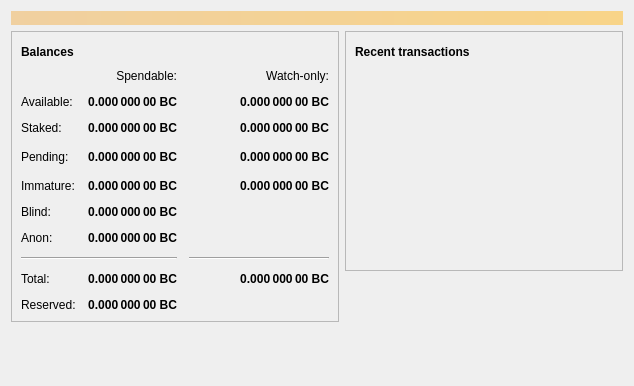
<?xml version="1.0" encoding="UTF-8"?>
<ui version="4.0">
 <class>OverviewPage</class>
 <widget class="QWidget" name="OverviewPage">
  <property name="geometry">
   <rect>
    <x>0</x>
    <y>0</y>
    <width>634</width>
    <height>386</height>
   </rect>
  </property>
  <property name="windowTitle">
   <string>Form</string>
  </property>
  <layout class="QVBoxLayout" name="topLayout">
   <item>
    <widget class="QLabel" name="labelAlerts">
     <property name="visible">
      <bool>false</bool>
     </property>
     <property name="styleSheet">
      <string notr="true">QLabel { background-color: qlineargradient(x1: 0, y1: 0, x2: 1, y2: 0, stop:0 #F0D0A0, stop:1 #F8D488); color:#000000; }</string>
     </property>
     <property name="wordWrap">
      <bool>true</bool>
     </property>
     <property name="margin">
      <number>3</number>
     </property>
     <property name="textInteractionFlags">
      <set>Qt::TextSelectableByMouse</set>
     </property>
    </widget>
   </item>
   <item>
    <layout class="QHBoxLayout" name="horizontalLayout" stretch="1,1">
     <item>
      <layout class="QVBoxLayout" name="verticalLayout_2">
       <item>
        <widget class="QFrame" name="frame">
         <property name="frameShape">
          <enum>QFrame::StyledPanel</enum>
         </property>
         <property name="frameShadow">
          <enum>QFrame::Raised</enum>
         </property>
         <layout class="QVBoxLayout" name="verticalLayout_4">
          <item>
           <layout class="QHBoxLayout" name="horizontalLayout_4">
            <item>
             <widget class="QLabel" name="label_5">
              <property name="font">
               <font>
                <weight>75</weight>
                <bold>true</bold>
               </font>
              </property>
              <property name="text">
               <string>Balances</string>
              </property>
             </widget>
            </item>
            <item>
             <widget class="QPushButton" name="labelWalletStatus">
              <property name="enabled">
               <bool>true</bool>
              </property>
              <property name="maximumSize">
               <size>
                <width>30</width>
                <height>16777215</height>
               </size>
              </property>
              <property name="toolTip">
               <string>The displayed information may be out of date. Your wallet automatically synchronizes with the Bitcoin Confidential network after a connection is established, but this process has not completed yet.</string>
              </property>
              <property name="text">
               <string/>
              </property>
              <property name="icon">
               <iconset>
                <normaloff>:/icons/warning</normaloff>
                <disabledoff>:/icons/warning</disabledoff>:/icons/warning</iconset>
              </property>
              <property name="iconSize">
               <size>
                <width>24</width>
                <height>24</height>
               </size>
              </property>
              <property name="flat">
               <bool>true</bool>
              </property>
             </widget>
            </item>
            <item>
             <spacer name="horizontalSpacer_3">
              <property name="orientation">
               <enum>Qt::Horizontal</enum>
              </property>
              <property name="sizeHint" stdset="0">
               <size>
                <width>40</width>
                <height>20</height>
               </size>
              </property>
             </spacer>
            </item>
           </layout>
          </item>
          <item>
           <layout class="QGridLayout" name="gridLayout">
            <property name="spacing">
             <number>12</number>
            </property>
            <item row="2" column="1">
             <widget class="QLabel" name="labelStaked">
              <property name="font">
               <font>
                <weight>75</weight>
                <bold>true</bold>
               </font>
              </property>
              <property name="cursor">
               <cursorShape>IBeamCursor</cursorShape>
              </property>
              <property name="toolTip">
               <string>Your current staked balance</string>
              </property>
              <property name="text">
               <string notr="true">0.000 000 00 BC</string>
              </property>
              <property name="alignment">
               <set>Qt::AlignRight|Qt::AlignTrailing|Qt::AlignVCenter</set>
              </property>
              <property name="textInteractionFlags">
               <set>Qt::LinksAccessibleByMouse|Qt::TextSelectableByKeyboard|Qt::TextSelectableByMouse</set>
              </property>
             </widget>
            </item>
            <item row="2" column="2">
             <widget class="QLabel" name="labelWatchStaked">
              <property name="font">
               <font>
                <weight>75</weight>
                <bold>true</bold>
               </font>
              </property>
              <property name="cursor">
               <cursorShape>IBeamCursor</cursorShape>
              </property>
              <property name="toolTip">
               <string>Your current watch-only staked balance</string>
              </property>
              <property name="text">
               <string notr="true">0.000 000 00 BC</string>
              </property>
              <property name="alignment">
               <set>Qt::AlignRight|Qt::AlignTrailing|Qt::AlignVCenter</set>
              </property>
              <property name="textInteractionFlags">
               <set>Qt::LinksAccessibleByMouse|Qt::TextSelectableByKeyboard|Qt::TextSelectableByMouse</set>
              </property>
             </widget>
            </item>
            <item row="4" column="2">
             <widget class="QLabel" name="labelWatchImmature">
              <property name="font">
               <font>
                <weight>75</weight>
                <bold>true</bold>
               </font>
              </property>
              <property name="cursor">
               <cursorShape>IBeamCursor</cursorShape>
              </property>
              <property name="toolTip">
               <string>Mined balance in watch-only addresses that has not yet matured</string>
              </property>
              <property name="text">
               <string notr="true">0.000 000 00 BC</string>
              </property>
              <property name="alignment">
               <set>Qt::AlignRight|Qt::AlignTrailing|Qt::AlignVCenter</set>
              </property>
              <property name="textInteractionFlags">
               <set>Qt::LinksAccessibleByMouse|Qt::TextSelectableByKeyboard|Qt::TextSelectableByMouse</set>
              </property>
             </widget>
            </item>
            <item row="3" column="3">
             <spacer name="horizontalSpacer_2">
              <property name="orientation">
               <enum>Qt::Horizontal</enum>
              </property>
              <property name="sizeHint" stdset="0">
               <size>
                <width>40</width>
                <height>20</height>
               </size>
              </property>
             </spacer>
            </item>
            <item row="4" column="1">
             <widget class="QLabel" name="labelImmature">
              <property name="font">
               <font>
                <weight>75</weight>
                <bold>true</bold>
               </font>
              </property>
              <property name="cursor">
               <cursorShape>IBeamCursor</cursorShape>
              </property>
              <property name="toolTip">
               <string>Mined balance that has not yet matured</string>
              </property>
              <property name="text">
               <string notr="true">0.000 000 00 BC</string>
              </property>
              <property name="alignment">
               <set>Qt::AlignRight|Qt::AlignTrailing|Qt::AlignVCenter</set>
              </property>
              <property name="textInteractionFlags">
               <set>Qt::LinksAccessibleByMouse|Qt::TextSelectableByKeyboard|Qt::TextSelectableByMouse</set>
              </property>
             </widget>
            </item>
            <item row="3" column="2">
             <widget class="QLabel" name="labelWatchPending">
              <property name="font">
               <font>
                <weight>75</weight>
                <bold>true</bold>
               </font>
              </property>
              <property name="cursor">
               <cursorShape>IBeamCursor</cursorShape>
              </property>
              <property name="toolTip">
               <string>Unconfirmed transactions to watch-only addresses</string>
              </property>
              <property name="text">
               <string notr="true">0.000 000 00 BC</string>
              </property>
              <property name="alignment">
               <set>Qt::AlignRight|Qt::AlignTrailing|Qt::AlignVCenter</set>
              </property>
              <property name="textInteractionFlags">
               <set>Qt::LinksAccessibleByMouse|Qt::TextSelectableByKeyboard|Qt::TextSelectableByMouse</set>
              </property>
             </widget>
            </item>
            <item row="3" column="1">
             <widget class="QLabel" name="labelUnconfirmed">
              <property name="font">
               <font>
                <weight>75</weight>
                <bold>true</bold>
               </font>
              </property>
              <property name="cursor">
               <cursorShape>IBeamCursor</cursorShape>
              </property>
              <property name="toolTip">
               <string>Total of transactions that have yet to be confirmed, and do not yet count toward the spendable balance</string>
              </property>
              <property name="text">
               <string notr="true">0.000 000 00 BC</string>
              </property>
              <property name="alignment">
               <set>Qt::AlignRight|Qt::AlignTrailing|Qt::AlignVCenter</set>
              </property>
              <property name="textInteractionFlags">
               <set>Qt::LinksAccessibleByMouse|Qt::TextSelectableByKeyboard|Qt::TextSelectableByMouse</set>
              </property>
             </widget>
            </item>
            <item row="2" column="0">
             <widget class="QLabel" name="labelStakedText">
              <property name="text">
               <string>Staked:</string>
              </property>
             </widget>
            </item>
            <item row="7" column="2">
             <widget class="Line" name="lineWatchBalance">
              <property name="sizePolicy">
               <sizepolicy hsizetype="Preferred" vsizetype="Fixed">
                <horstretch>0</horstretch>
                <verstretch>0</verstretch>
               </sizepolicy>
              </property>
              <property name="minimumSize">
               <size>
                <width>140</width>
                <height>0</height>
               </size>
              </property>
              <property name="orientation">
               <enum>Qt::Horizontal</enum>
              </property>
             </widget>
            </item>
            <item row="8" column="2">
             <widget class="QLabel" name="labelWatchTotal">
              <property name="font">
               <font>
                <weight>75</weight>
                <bold>true</bold>
               </font>
              </property>
              <property name="cursor">
               <cursorShape>IBeamCursor</cursorShape>
              </property>
              <property name="toolTip">
               <string>Current total balance in watch-only addresses</string>
              </property>
              <property name="text">
               <string notr="true">0.000 000 00 BC</string>
              </property>
              <property name="alignment">
               <set>Qt::AlignRight|Qt::AlignTrailing|Qt::AlignVCenter</set>
              </property>
              <property name="textInteractionFlags">
               <set>Qt::LinksAccessibleByMouse|Qt::TextSelectableByKeyboard|Qt::TextSelectableByMouse</set>
              </property>
             </widget>
            </item>
            <item row="8" column="0">
             <widget class="QLabel" name="labelTotalText">
              <property name="text">
               <string>Total:</string>
              </property>
             </widget>
            </item>
            <item row="8" column="1">
             <widget class="QLabel" name="labelTotal">
              <property name="font">
               <font>
                <weight>75</weight>
                <bold>true</bold>
               </font>
              </property>
              <property name="cursor">
               <cursorShape>IBeamCursor</cursorShape>
              </property>
              <property name="toolTip">
               <string>Your current total balance</string>
              </property>
              <property name="text">
               <string notr="true">0.000 000 00 BC</string>
              </property>
              <property name="alignment">
               <set>Qt::AlignRight|Qt::AlignTrailing|Qt::AlignVCenter</set>
              </property>
              <property name="textInteractionFlags">
               <set>Qt::LinksAccessibleByMouse|Qt::TextSelectableByKeyboard|Qt::TextSelectableByMouse</set>
              </property>
             </widget>
            </item>
            <item row="0" column="2">
             <widget class="QLabel" name="labelWatchonly">
              <property name="text">
               <string>Watch-only:</string>
              </property>
              <property name="alignment">
               <set>Qt::AlignRight|Qt::AlignTrailing|Qt::AlignVCenter</set>
              </property>
             </widget>
            </item>
            <item row="7" column="0" colspan="2">
             <widget class="Line" name="line">
              <property name="orientation">
               <enum>Qt::Horizontal</enum>
              </property>
             </widget>
            </item>
            <item row="1" column="0">
             <widget class="QLabel" name="labelBalanceText">
              <property name="text">
               <string>Available:</string>
              </property>
             </widget>
            </item>
            <item row="4" column="0">
             <widget class="QLabel" name="labelImmatureText">
              <property name="text">
               <string>Immature:</string>
              </property>
             </widget>
            </item>
            <item row="1" column="2">
             <widget class="QLabel" name="labelWatchAvailable">
              <property name="font">
               <font>
                <weight>75</weight>
                <bold>true</bold>
               </font>
              </property>
              <property name="cursor">
               <cursorShape>IBeamCursor</cursorShape>
              </property>
              <property name="toolTip">
               <string>Your current balance in watch-only addresses</string>
              </property>
              <property name="text">
               <string notr="true">0.000 000 00 BC</string>
              </property>
              <property name="alignment">
               <set>Qt::AlignRight|Qt::AlignTrailing|Qt::AlignVCenter</set>
              </property>
              <property name="textInteractionFlags">
               <set>Qt::LinksAccessibleByMouse|Qt::TextSelectableByKeyboard|Qt::TextSelectableByMouse</set>
              </property>
             </widget>
            </item>
            <item row="3" column="0">
             <widget class="QLabel" name="labelPendingText">
              <property name="text">
               <string>Pending:</string>
              </property>
             </widget>
            </item>
            <item row="0" column="1">
             <widget class="QLabel" name="labelSpendable">
              <property name="text">
               <string>Spendable:</string>
              </property>
              <property name="alignment">
               <set>Qt::AlignRight|Qt::AlignTrailing|Qt::AlignVCenter</set>
              </property>
             </widget>
            </item>
            <item row="5" column="0">
             <widget class="QLabel" name="labelBlindBalanceText">
              <property name="text">
               <string>Blind:</string>
              </property>
             </widget>
            </item>
            <item row="5" column="1">
             <widget class="QLabel" name="labelBlindBalance">
              <property name="font">
               <font>
                <weight>75</weight>
                <bold>true</bold>
               </font>
              </property>
              <property name="cursor">
               <cursorShape>IBeamCursor</cursorShape>
              </property>
              <property name="toolTip">
               <string>Your current spendable blinded balance</string>
              </property>
              <property name="text">
               <string notr="true">0.000 000 00 BC</string>
              </property>
              <property name="alignment">
               <set>Qt::AlignRight|Qt::AlignTrailing|Qt::AlignVCenter</set>
              </property>
              <property name="textInteractionFlags">
               <set>Qt::LinksAccessibleByMouse|Qt::TextSelectableByKeyboard|Qt::TextSelectableByMouse</set>
              </property>
             </widget>
            </item>
            <item row="6" column="0">
             <widget class="QLabel" name="labelAnonText">
              <property name="text">
               <string>Anon:</string>
              </property>
             </widget>
            </item>
            <item row="6" column="1">
             <widget class="QLabel" name="labelAnonBalance">
              <property name="font">
               <font>
                <weight>75</weight>
                <bold>true</bold>
               </font>
              </property>
              <property name="cursor">
               <cursorShape>IBeamCursor</cursorShape>
              </property>
              <property name="toolTip">
               <string>Your current spendable anon balance</string>
              </property>
              <property name="text">
               <string notr="true">0.000 000 00 BC</string>
              </property>
              <property name="alignment">
               <set>Qt::AlignRight|Qt::AlignTrailing|Qt::AlignVCenter</set>
              </property>
              <property name="textInteractionFlags">
               <set>Qt::LinksAccessibleByMouse|Qt::TextSelectableByKeyboard|Qt::TextSelectableByMouse</set>
              </property>
             </widget>
            </item>
            <item row="1" column="1">
             <widget class="QLabel" name="labelBalance">
              <property name="font">
               <font>
                <weight>75</weight>
                <bold>true</bold>
               </font>
              </property>
              <property name="cursor">
               <cursorShape>IBeamCursor</cursorShape>
              </property>
              <property name="toolTip">
               <string>Your current spendable balance</string>
              </property>
              <property name="text">
               <string notr="true">0.000 000 00 BC</string>
              </property>
              <property name="alignment">
               <set>Qt::AlignRight|Qt::AlignTrailing|Qt::AlignVCenter</set>
              </property>
              <property name="textInteractionFlags">
               <set>Qt::LinksAccessibleByMouse|Qt::TextSelectableByKeyboard|Qt::TextSelectableByMouse</set>
              </property>
             </widget>
            </item>
            <item row="9" column="0">
             <widget class="QLabel" name="labelReservedText">
              <property name="text">
               <string>Reserved:</string>
              </property>
             </widget>
            </item>
            <item row="9" column="1">
             <widget class="QLabel" name="labelReserved">
              <property name="font">
               <font>
                <weight>75</weight>
                <bold>true</bold>
               </font>
              </property>
              <property name="cursor">
               <cursorShape>IBeamCursor</cursorShape>
              </property>
              <property name="toolTip">
               <string>Your current spendable balance</string>
              </property>
              <property name="text">
               <string notr="true">0.000 000 00 BC</string>
              </property>
              <property name="alignment">
               <set>Qt::AlignRight|Qt::AlignTrailing|Qt::AlignVCenter</set>
              </property>
              <property name="textInteractionFlags">
               <set>Qt::LinksAccessibleByMouse|Qt::TextSelectableByKeyboard|Qt::TextSelectableByMouse</set>
              </property>
             </widget>
            </item>
           </layout>
          </item>
         </layout>
        </widget>
       </item>
       <item>
        <spacer name="verticalSpacer">
         <property name="orientation">
          <enum>Qt::Vertical</enum>
         </property>
         <property name="sizeHint" stdset="0">
          <size>
           <width>20</width>
           <height>40</height>
          </size>
         </property>
        </spacer>
       </item>
      </layout>
     </item>
     <item>
      <layout class="QVBoxLayout" name="verticalLayout_3">
       <item>
        <widget class="QFrame" name="frame_2">
         <property name="frameShape">
          <enum>QFrame::StyledPanel</enum>
         </property>
         <property name="frameShadow">
          <enum>QFrame::Raised</enum>
         </property>
         <layout class="QVBoxLayout" name="verticalLayout">
          <item>
           <layout class="QHBoxLayout" name="horizontalLayout_2">
            <item>
             <widget class="QLabel" name="label_4">
              <property name="font">
               <font>
                <weight>75</weight>
                <bold>true</bold>
               </font>
              </property>
              <property name="text">
               <string>Recent transactions</string>
              </property>
             </widget>
            </item>
            <item>
             <widget class="QPushButton" name="labelTransactionsStatus">
              <property name="enabled">
               <bool>true</bool>
              </property>
              <property name="maximumSize">
               <size>
                <width>30</width>
                <height>16777215</height>
               </size>
              </property>
              <property name="toolTip">
               <string>The displayed information may be out of date. Your wallet automatically synchronizes with the Bitcoin Confidential network after a connection is established, but this process has not completed yet.</string>
              </property>
              <property name="text">
               <string/>
              </property>
              <property name="icon">
               <iconset>
                <normaloff>:/icons/warning</normaloff>
                <disabledoff>:/icons/warning</disabledoff>:/icons/warning</iconset>
              </property>
              <property name="iconSize">
               <size>
                <width>24</width>
                <height>24</height>
               </size>
              </property>
              <property name="flat">
               <bool>true</bool>
              </property>
             </widget>
            </item>
            <item>
             <spacer name="horizontalSpacer">
              <property name="orientation">
               <enum>Qt::Horizontal</enum>
              </property>
              <property name="sizeHint" stdset="0">
               <size>
                <width>40</width>
                <height>20</height>
               </size>
              </property>
             </spacer>
            </item>
           </layout>
          </item>
          <item>
           <widget class="QListView" name="listTransactions">
            <property name="styleSheet">
             <string notr="true">QListView { background: transparent; }</string>
            </property>
            <property name="frameShape">
             <enum>QFrame::NoFrame</enum>
            </property>
            <property name="verticalScrollBarPolicy">
             <enum>Qt::ScrollBarAlwaysOff</enum>
            </property>
            <property name="horizontalScrollBarPolicy">
             <enum>Qt::ScrollBarAlwaysOff</enum>
            </property>
            <property name="selectionMode">
             <enum>QAbstractItemView::NoSelection</enum>
            </property>
           </widget>
          </item>
         </layout>
        </widget>
       </item>
       <item>
        <spacer name="verticalSpacer_2">
         <property name="orientation">
          <enum>Qt::Vertical</enum>
         </property>
         <property name="sizeHint" stdset="0">
          <size>
           <width>20</width>
           <height>40</height>
          </size>
         </property>
        </spacer>
       </item>
      </layout>
     </item>
    </layout>
   </item>
  </layout>
 </widget>
 <resources/>
 <connections/>
</ui>
